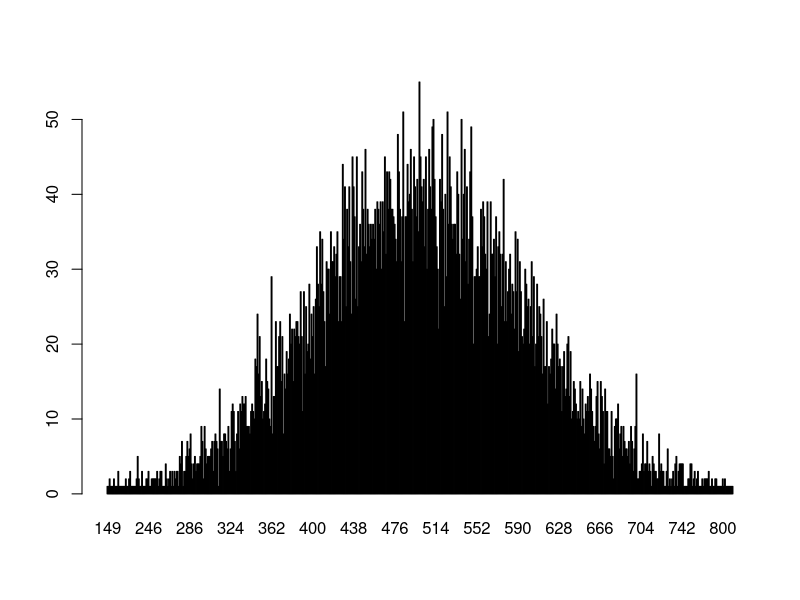

Here is the R script that generated this plot: (Note: this script raises an error after producing the figure.)
n <- floor(rnorm(10000, 500, 100))
t <- table(n)
barplot(t)
savehistory("~/R/Projects/HelloWorld/Scripts/HelloWorld.r")
